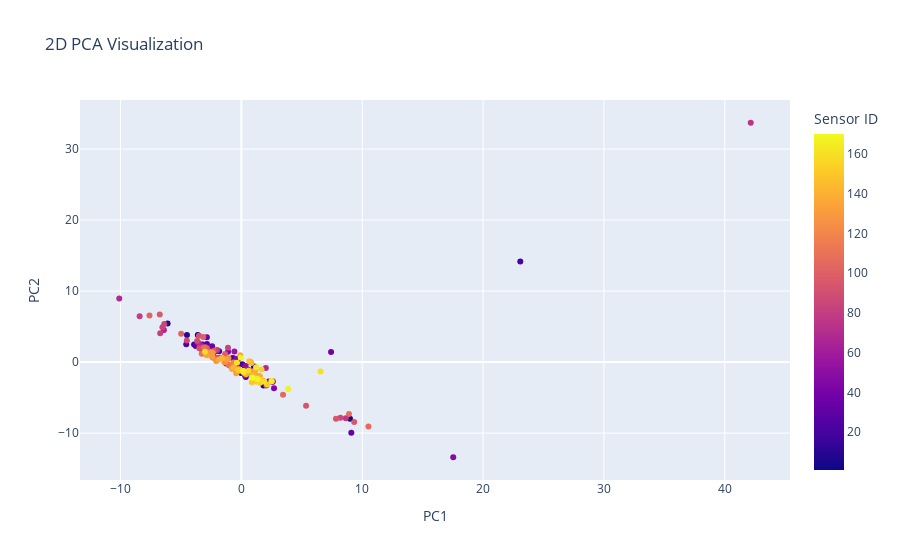
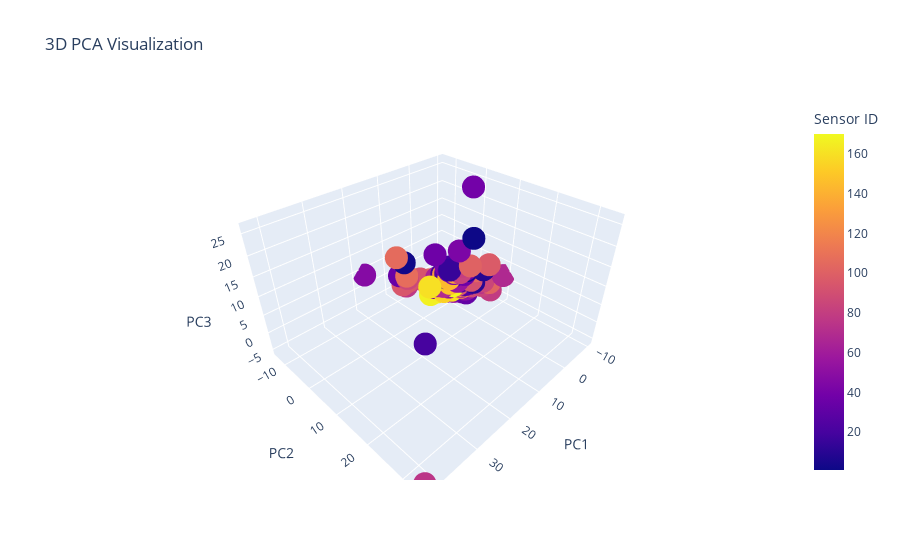

Source (notebook cell) for these figures, in order:
### Markdown cell above
## 5.1 Unprocessed Data
First try with unprocessed raw Data

### Code cell
# Example usage
results_mi_corr = evaluate_pca_indepth(data, n_components=10, color_column='Sensor ID', n_clusters=3)

print("Evaluation Results:")
print(f"Explained Variance Ratio: {results_mi_corr['explained_variance_ratio']}")
print(f"Cumulative Explained Variance: {results_mi_corr['cumulative_explained_variance']}")
print(f"Reconstruction Error: {results_mi_corr['reconstruction_error']}")
print(f"Silhouette Score: {results_mi_corr['silhouette_score']}")

### Figure 1 — Plotly figure (JSON) as saved in the notebook; plotly's stock layout.template omitted (floating-point values rounded to 4 significant figures; data arrays with more than 128 entries replaced by an {"elided": "..."} marker saying what was removed)
{"data": [{"hovertemplate": "PC1=%{x}<br>PC2=%{y}<br>Sensor ID=%{marker.color}<extra></extra>", "legendgroup": "", "marker": {"color": {"elided": "169 int values"}, "coloraxis": "coloraxis", "symbol": "circle"}, "mode": "markers", "name": "", "orientation": "v", "showlegend": false, "type": "scatter", "x": {"elided": "169 float values"}, "xaxis": "x", "y": {"elided": "169 float values"}, "yaxis": "y"}], "layout": {"coloraxis": {"colorbar": {"title": {"text": "Sensor ID"}}, "colorscale": [[0, "#0d0887"], [0.1111, "#46039f"], [0.2222, "#7201a8"], [0.3333, "#9c179e"], [0.4444, "#bd3786"], [0.5556, "#d8576b"], [0.6667, "#ed7953"], [0.7778, "#fb9f3a"], [0.8889, "#fdca26"], [1, "#f0f921"]]}, "legend": {"tracegroupgap": 0}, "title": {"text": "2D PCA Visualization"}, "xaxis": {"anchor": "y", "domain": [0, 1], "title": {"text": "PC1"}}, "yaxis": {"anchor": "x", "domain": [0, 1], "title": {"text": "PC2"}}}}

### Figure 2 — Plotly figure (JSON) as saved in the notebook; plotly's stock layout.template omitted (floating-point values rounded to 4 significant figures; data arrays with more than 128 entries replaced by an {"elided": "..."} marker saying what was removed)
{"data": [{"hovertemplate": "PC1=%{x}<br>PC2=%{y}<br>PC3=%{z}<br>Sensor ID=%{marker.color}<extra></extra>", "legendgroup": "", "marker": {"color": {"elided": "169 int values"}, "coloraxis": "coloraxis", "symbol": "circle"}, "mode": "markers", "name": "", "scene": "scene", "showlegend": false, "type": "scatter3d", "x": {"elided": "169 float values"}, "y": {"elided": "169 float values"}, "z": {"elided": "169 float values"}}], "layout": {"coloraxis": {"colorbar": {"title": {"text": "Sensor ID"}}, "colorscale": [[0, "#0d0887"], [0.1111, "#46039f"], [0.2222, "#7201a8"], [0.3333, "#9c179e"], [0.4444, "#bd3786"], [0.5556, "#d8576b"], [0.6667, "#ed7953"], [0.7778, "#fb9f3a"], [0.8889, "#fdca26"], [1, "#f0f921"]]}, "legend": {"tracegroupgap": 0}, "scene": {"domain": {"x": [0, 1], "y": [0, 1]}, "xaxis": {"title": {"text": "PC1"}}, "yaxis": {"title": {"text": "PC2"}}, "zaxis": {"title": {"text": "PC3"}}}, "title": {"text": "3D PCA Visualization"}}}
